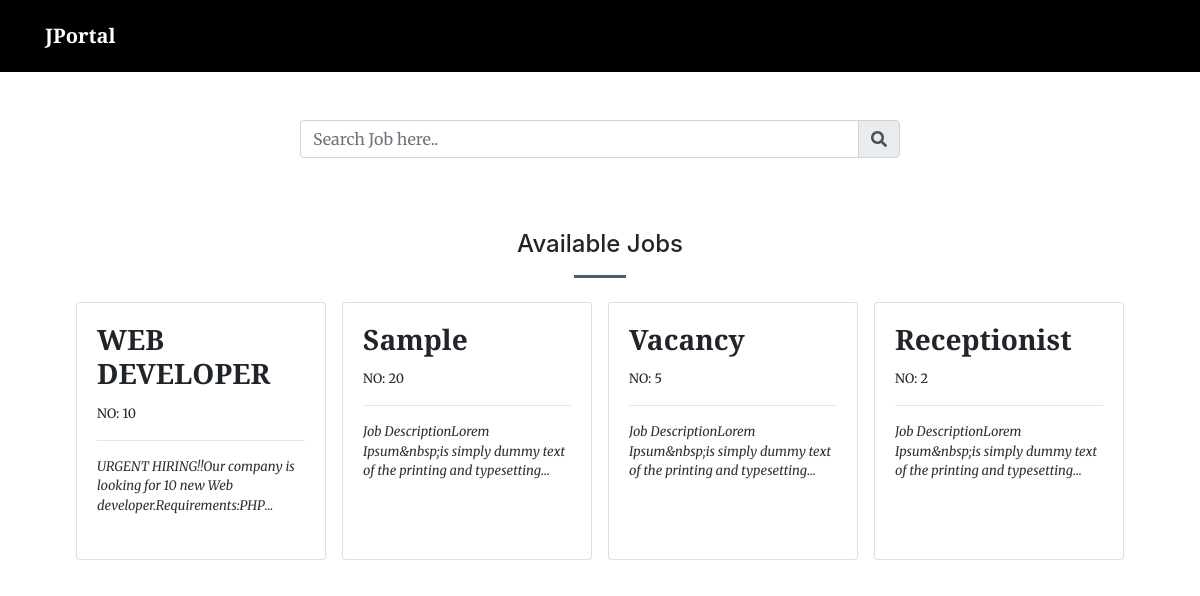
The page / on the database its author committed.
### tables this page shows
CREATE TABLE `vacancy` (
  `id` int(30) NOT NULL,
  `position` varchar(200) NOT NULL,
  `availability` int(30) NOT NULL,
  `description` text NOT NULL,
  `status` tinyint(1) NOT NULL DEFAULT 1,
  `date_created` datetime NOT NULL DEFAULT current_timestamp()
);

### home.php (the view, shortened to what this page needs)
<?php
include 'admin/db_connect.php';
?>
                   <div class="py-5">
                    <div class="input-group w-50 m-auto">
                        <input placeholder="Search Job here.." type="text" class="form-control" id="filter">
                        <div class="input-group-append">
                            <span class="input-group-text"><i class="fa fa-search"></i></span>
                        </div>
                    </div>
                </div>
                <section id="list">
                    <div class="container mt-3 pt-2">
                        <h4 class="text-center">Available Jobs</h4>
                        <hr class="divider">
                        <div class="d-flex  justify-content-center">
                            <div class="d-flex flex-wrap"> <?php
                        $vacancy = $conn->query("SELECT * FROM vacancy order by date(date_created) desc ");
                        while($row = $vacancy->fetch_assoc()):
                            $trans = get_html_translation_table(HTML_ENTITIES,ENT_QUOTES);
                            unset($trans["\""], $trans["<"], $trans[">"], $trans["<h2"]);
                            $desc = strtr(html_entity_decode($row['description']),$trans);
                            $desc=str_replace(array("<li>","</li>"), array("",","), $desc);
                        ?>
                        <div class="card vacancy-list mx-2 my-2" data-id="<?php echo $row['id'] ?>">
                            <div class="card-body">
                                <h3><b class="filter-txt"><?php echo $row['position'] ?></b></h3>
                                <span><small>NO: <?php echo $row['availability'] ?></small></span>
                                <hr>
                                <larger class="truncate filter-txt"><?php echo strip_tags($desc) ?></larger>
                                <br>
                            </div>
                        </div>
                        <br>
                        <?php endwhile; ?>
                            </div>
                        </div>
                    </div>
                </section>

### home.php (style rules this page uses)
.vacancy-list { cursor: pointer; width: 250px; }

### rows shown on the page
vacancy: position "WEB DEVELOPER", availability "10", description "URGENT HIRING!!Our company is looking for 10 new Web…"
vacancy: position "Sample", availability "20", description "Job DescriptionLorem Ipsum&nbsp;is simply dummy text of the printing and…"
vacancy: position "Vacancy", availability "5", description "Job DescriptionLorem Ipsum&nbsp;is simply dummy text of the printing and…"
vacancy: position "Receptionist", availability "2", description "Job DescriptionLorem Ipsum&nbsp;is simply dummy text of the printing and…"

### other values the page prints
$_SESSION['setting_name'] "JPortal"
